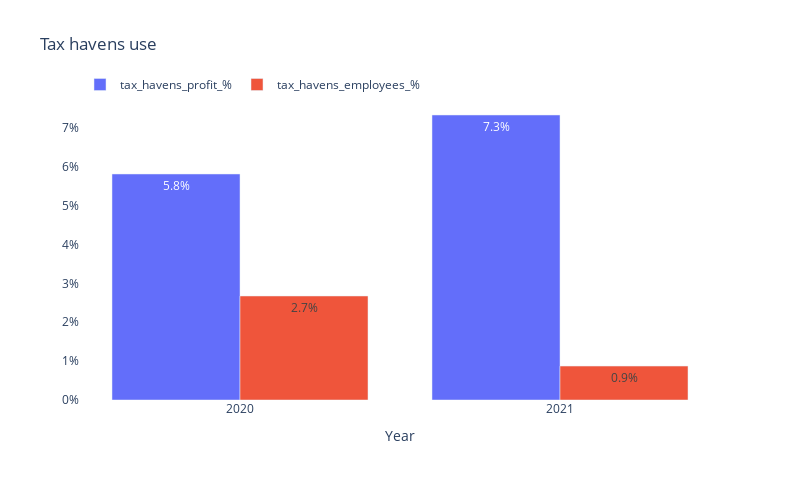

Source (notebook cell):
### Code cell
def display_tax_havens_use_evolution(
        df: pd.DataFrame=df, company: str=company):
    
    # Compute data
    data = compute_tax_havens_use_evolution(df=df, company=company)

    # Create DataFrame
    df = pd.DataFrame.from_dict(data)

    # Rename columns and indexes
    # df.columns = df.columns.str.replace('_', ' ').str.capitalize()
    # df.index = df.index.str.replace('_', ' ').str.capitalize()
    
    # Create figure
    fig = px.bar(df, x='year', y=['tax_havens_profit_%', 'tax_havens_employees_%'], barmode='group',
                 orientation='v',  title='Tax havens use', text_auto='.1%')
    
    # Update layout settings
    fig.update_layout(
        xaxis=dict(
            title='Year',
            # tickformat='.0%'
        ),
        yaxis_title=None,
        legend=dict(
            title=dict(text=''),
            orientation='h',
            y=1.1
        ),
        plot_bgcolor='white',
        width=800,
        height=480
    )

    fig.update_layout(yaxis_tickformat = '.0%')
    
    fig.show()

    return df

display_tax_havens_use_evolution()

### Figure 1 — Plotly figure (JSON) as saved in the notebook; plotly's stock layout.template omitted (floating-point values rounded to 4 significant figures)
{"data": [{"alignmentgroup": "True", "hovertemplate": "variable=tax_havens_profit_%<br>year=%{x}<br>value=%{y}<extra></extra>", "legendgroup": "tax_havens_profit_%", "marker": {"color": "#636efa", "pattern": {"shape": ""}}, "name": "tax_havens_profit_%", "offsetgroup": "tax_havens_profit_%", "orientation": "v", "showlegend": true, "textposition": "auto", "texttemplate": "%{y:.1%}", "type": "bar", "x": [2020, 2021], "xaxis": "x", "y": [0.05813, 0.07331], "yaxis": "y"}, {"alignmentgroup": "True", "hovertemplate": "variable=tax_havens_employees_%<br>year=%{x}<br>value=%{y}<extra></extra>", "legendgroup": "tax_havens_employees_%", "marker": {"color": "#EF553B", "pattern": {"shape": ""}}, "name": "tax_havens_employees_%", "offsetgroup": "tax_havens_employees_%", "orientation": "v", "showlegend": true, "textposition": "auto", "texttemplate": "%{y:.1%}", "type": "bar", "x": [2020, 2021], "xaxis": "x", "y": [0.02675, 0.008724], "yaxis": "y"}], "layout": {"barmode": "group", "height": 480, "legend": {"orientation": "h", "title": {"text": ""}, "tracegroupgap": 0, "y": 1.1}, "plot_bgcolor": "white", "title": {"text": "Tax havens use"}, "width": 800, "xaxis": {"anchor": "y", "domain": [0, 1], "title": {"text": "Year"}}, "yaxis": {"anchor": "x", "domain": [0, 1], "tickformat": ".0%", "title": {}}}}
